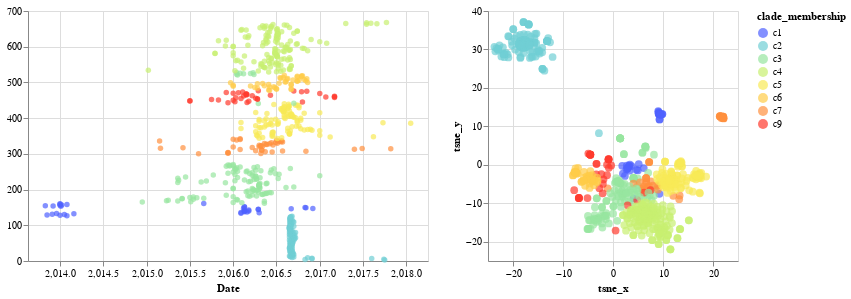

Notebook code for this chart:
### Code cell
list_of_chart = linking_tree_with_plots_brush(
    TSNE_df,
    ['tsne_x','tsne_y'],
    ['tsne_x','tsne_y'],
    'clade_membership:N',
    ["clade_membership:N","strain:N"],
    domain,
    range_
)
chart = list_of_chart[0]|list_of_chart[1]
chart
#chart.save("docs/TSNE" + virus_name + "Brush.html")

### Figure 1 — Vega-Lite specification as saved in the notebook (floating-point values rounded to 4 significant figures; data arrays with more than 128 entries replaced by an {"elided": "..."} marker saying what was removed)
{"config": {"view": {"continuousWidth": 400, "continuousHeight": 300}}, "hconcat": [{"mark": "circle", "encoding": {"color": {"condition": {"type": "nominal", "field": "clade_membership", "scale": {"domain": ["c1", "c2", "c3", "c4", "c5", "c6", "c7", "c9"], "range": ["#4f61ff", "#71cfd4", "#97e59f", "#c7f071", "#f8e957", "#ffcc49", "#ff903e", "#ff3b2d", "#58a3fd"]}, "selection": "selector004"}, "value": "gray"}, "tooltip": [{"type": "nominal", "field": "clade_membership"}, {"type": "nominal", "field": "strain"}], "x": {"type": "quantitative", "field": "date", "scale": {"domain": [2014.0, 2018.0]}, "title": "Date"}, "y": {"type": "quantitative", "field": "y", "title": ""}}, "height": 250, "selection": {"selector004": {"type": "interval", "resolve": "global"}}, "width": 400}, {"mark": {"type": "circle", "size": 60}, "encoding": {"color": {"condition": {"type": "nominal", "field": "clade_membership", "scale": {"domain": ["c1", "c2", "c3", "c4", "c5", "c6", "c7", "c9"], "range": ["#4f61ff", "#71cfd4", "#97e59f", "#c7f071", "#f8e957", "#ffcc49", "#ff903e", "#ff3b2d", "#58a3fd"]}, "selection": "selector004"}, "value": "gray"}, "tooltip": [{"type": "nominal", "field": "clade_membership"}, {"type": "nominal", "field": "strain"}], "x": {"type": "quantitative", "field": "tsne_x", "title": "tsne_x"}, "y": {"type": "quantitative", "field": "tsne_y", "title": "tsne_y"}}, "height": 250, "selection": {"selector004": {"type": "interval", "resolve": "global"}}, "width": 250}], "data": {"name": "data-e94aa85211b78cdd860304810309b270"}, "$schema": "https://vega.github.io/schema/vega-lite/v4.8.1.json", "datasets": {"data-e94aa85211b78cdd860304810309b270": {"elided": "668 records"}}}
